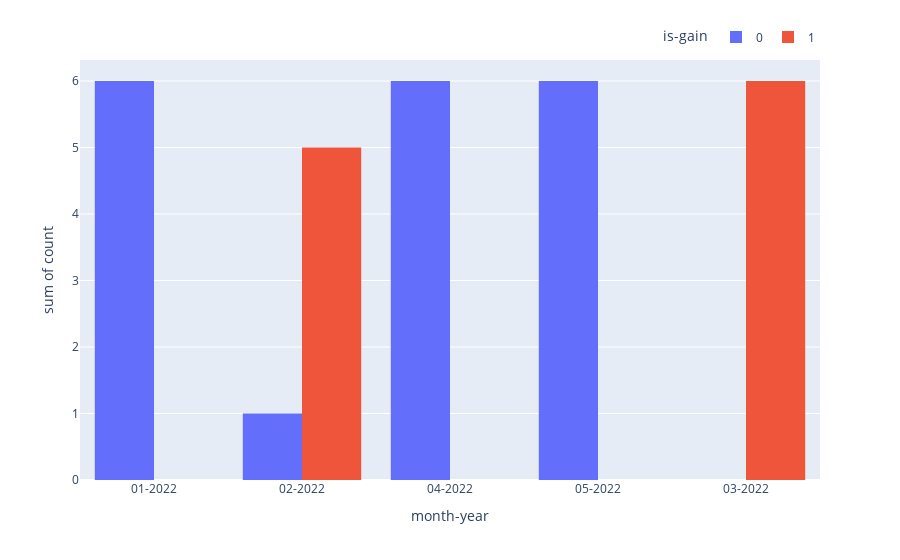

The notebook cell saved with this chart:
### Code cell
fig = px.histogram(df_Monthly_Count, x="month-year", y="count",
             color='is-gain', barmode='group',height=500)

fig.update_layout(legend=dict(
    orientation="h",
    yanchor="bottom",
    y=1.02,
    xanchor="right",
    x=1
))
fig.show()

### Figure 1 — Plotly figure (JSON) as saved in the notebook; plotly's stock layout.template omitted (floating-point values rounded to 4 significant figures)
{"data": [{"alignmentgroup": "True", "bingroup": "x", "histfunc": "sum", "hovertemplate": "is-gain=0<br>month-year=%{x}<br>sum of count=%{y}<extra></extra>", "legendgroup": "0", "marker": {"color": "#636efa", "pattern": {"shape": ""}}, "name": "0", "offsetgroup": "0", "orientation": "v", "showlegend": true, "type": "histogram", "x": ["01-2022", "02-2022", "04-2022", "05-2022"], "xaxis": "x", "y": [6, 1, 6, 6], "yaxis": "y"}, {"alignmentgroup": "True", "bingroup": "x", "histfunc": "sum", "hovertemplate": "is-gain=1<br>month-year=%{x}<br>sum of count=%{y}<extra></extra>", "legendgroup": "1", "marker": {"color": "#EF553B", "pattern": {"shape": ""}}, "name": "1", "offsetgroup": "1", "orientation": "v", "showlegend": true, "type": "histogram", "x": ["02-2022", "03-2022"], "xaxis": "x", "y": [5, 6], "yaxis": "y"}], "layout": {"autosize": true, "barmode": "group", "legend": {"orientation": "h", "title": {"text": "is-gain"}, "tracegroupgap": 0, "x": 1, "xanchor": "right", "y": 1.02, "yanchor": "bottom"}, "margin": {"t": 60}, "xaxis": {"anchor": "y", "autorange": true, "domain": [0, 1], "range": [-0.5, 4.5], "title": {"text": "month-year"}, "type": "category"}, "yaxis": {"anchor": "x", "autorange": true, "domain": [0, 1], "range": [0, 6.316], "title": {"text": "sum of count"}, "type": "linear"}}}
